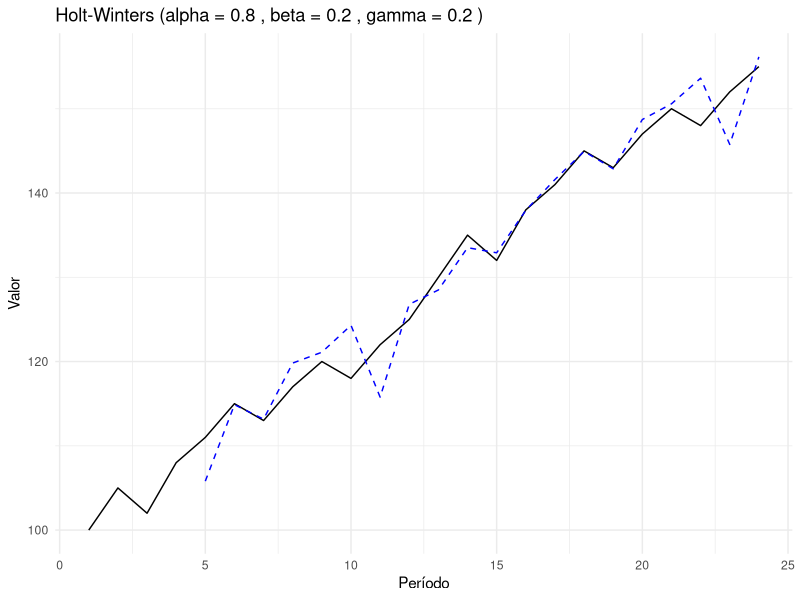

Reproduce this figure in R.
library(forecast)
library(ggplot2)

# Función para calcular el modelo de Holt-Winters y las medidas de error
calcular_holt_winters <- function(periodos, valores, frecuencia, alpha = NULL, beta = NULL, gamma = NULL) {
  # Asegurarse de que los periodos y valores sean vectores numéricos
  periodos <- as.numeric(periodos)
  valores <- as.numeric(valores)
  
  # Crear la serie de tiempo con frecuencia estacional
  serie_time <- ts(valores, start = periodos[1], frequency = frecuencia)
  
  # Ajustar el modelo de Holt-Winters con los parámetros especificados
  modelo_hw <- HoltWinters(serie_time, alpha = alpha, beta = beta, gamma = gamma)
  
  # Obtener los valores ajustados
  valores_ajustados <- fitted(modelo_hw)[,1]
  
  # Ajustar la longitud de los valores observados para coincidir con los valores ajustados
  valores_observados <- valores[(length(valores) - length(valores_ajustados) + 1):length(valores)]
  periodos_ajustados <- periodos[(length(valores) - length(valores_ajustados) + 1):length(periodos)]
  
  # Calcular las medidas de error
  mae <- mean(abs(valores_observados - valores_ajustados), na.rm = TRUE)
  mse <- mean((valores_observados - valores_ajustados)^2, na.rm = TRUE)
  rmse <- sqrt(mse)
  mape <- mean(abs((valores_observados - valores_ajustados) / valores_observados) * 100, na.rm = TRUE)
  
  # Crear data frames para la gráfica
  df_original <- data.frame(time = periodos, value = valores)
  df_ajustado <- data.frame(time = periodos_ajustados, value = valores_ajustados)
  
  # Crear la gráfica
  grafica <- ggplot() +
    geom_line(data = df_original, aes(x = time, y = value), color = "black") +
    geom_line(data = df_ajustado, aes(x = time, y = value), color = "blue", linetype = "dashed") +
    labs(title = paste("Holt-Winters (alpha =", alpha, ", beta =", beta, ", gamma =", gamma, ")"),
         x = "Período",
         y = "Valor",
         color = "Serie") +
    theme_minimal()
  
  # Imprimir la gráfica
  print(grafica)
  
  # Imprimir las medidas de error
  cat("MAE:", mae, "\n")
  cat("MSE:", mse, "\n")
  cat("RMSE:", rmse, "\n")
  cat("MAPE:", mape, "%\n")
}

# Crear vectores de ejemplo con una frecuencia estacional adecuada.
# En este caso, se utiliza una frecuencia de 4 para simular datos trimestrales.
periodos <- 1:24
valores <- c(100, 105, 102, 108, 111, 115, 113, 117, 120, 118, 122, 125, 
             130, 135, 132, 138, 141, 145, 143, 147, 150, 148, 152, 155)

# Ejecutar la función con los vectores y una frecuencia estacional, y definir los parámetros alpha, beta y gamma
calcular_holt_winters(periodos, valores, frecuencia = 4, alpha = 0.8, beta = 0.2, gamma = 0.2)